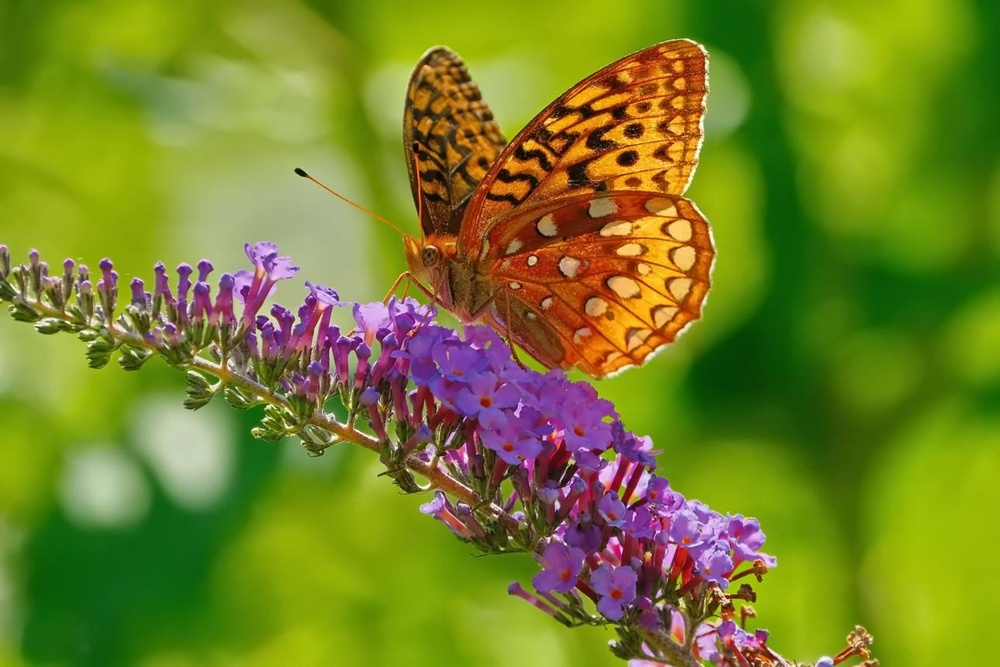
#> input picture EX_37/input.jpeg, 1000 x 667 px, shrunk from 1289 x 860 before the run
$ python program.py
#> lines starting #> are read from the running program, lines starting #| are printed output that depends on the picture; after the words box and inside, x2 and y2 are one past the last pixel; in counts of white or black regions, pixels touching at a corner belong together

import cv2
import numpy as np

# Read the input image
img = cv2.imread("input.jpeg")
#> img is the input picture: shape (667, 1000, 3); mean B, G, R 39.2, 130, 118.6

if img is None:
    print("Error: input.jpeg not found!")
    exit()

# Convert image from BGR to HSV
hsv = cv2.cvtColor(img, cv2.COLOR_BGR2HSV)
#> hsv: shape (667, 1000, 3); mean H, S, V 46.7, 201, 147

# Define orange color range
lower_orange = np.array([5, 40, 40])
upper_orange = np.array([30, 255, 255])

# Define purple color range
lower_purple = np.array([125, 30, 30])
upper_purple = np.array([170, 255, 255])

# Detect orange and purple foreground
orange_mask = cv2.inRange(hsv, lower_orange, upper_orange)
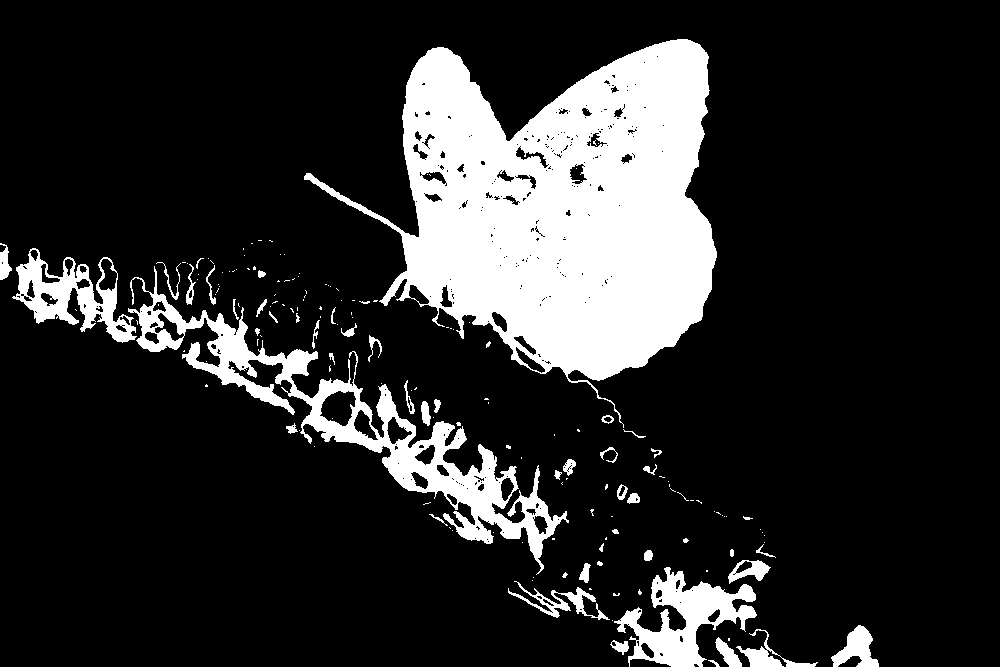
#> orange_mask: shape (667, 1000); 17.1% white; 172 white regions (119 under 20 px), largest, box (x1, y1, x2, y2) and area: (304, 39, 717, 428) 79333, (128, 266, 569, 575) 17608, (614, 567, 757, 667) 5885
purple_mask = cv2.inRange(hsv, lower_purple, upper_purple)
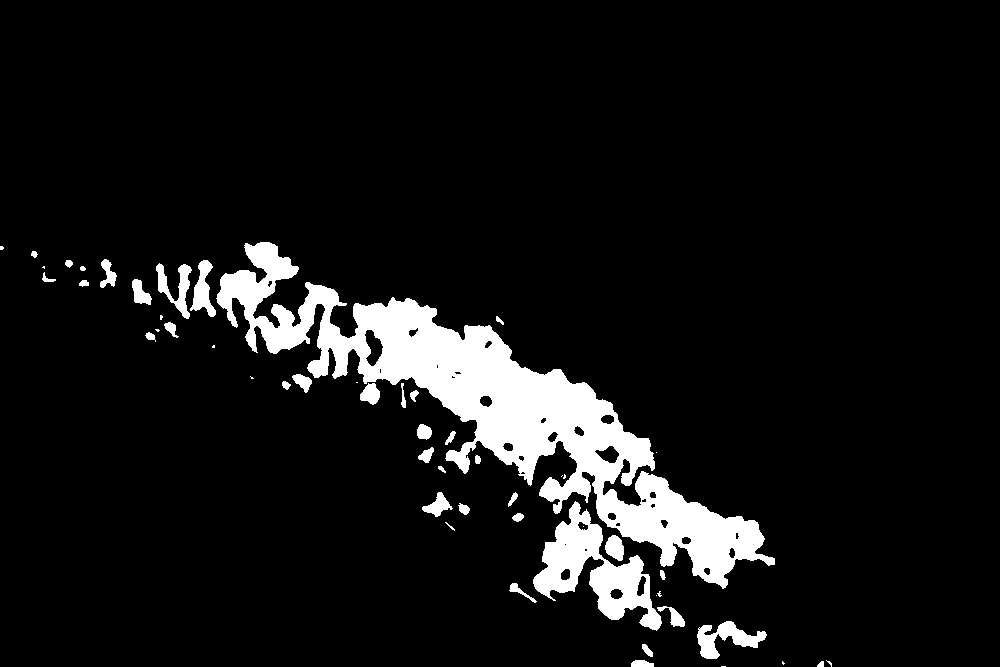
#> purple_mask: shape (667, 1000); 8.1% white; 53 white regions (16 under 20 px), largest, box (x1, y1, x2, y2) and area: (216, 242, 775, 589) 41040, (533, 501, 662, 631) 6217, (697, 621, 767, 659) 1181

# Combine both color masks
foreground_mask = cv2.bitwise_or(orange_mask, purple_mask)
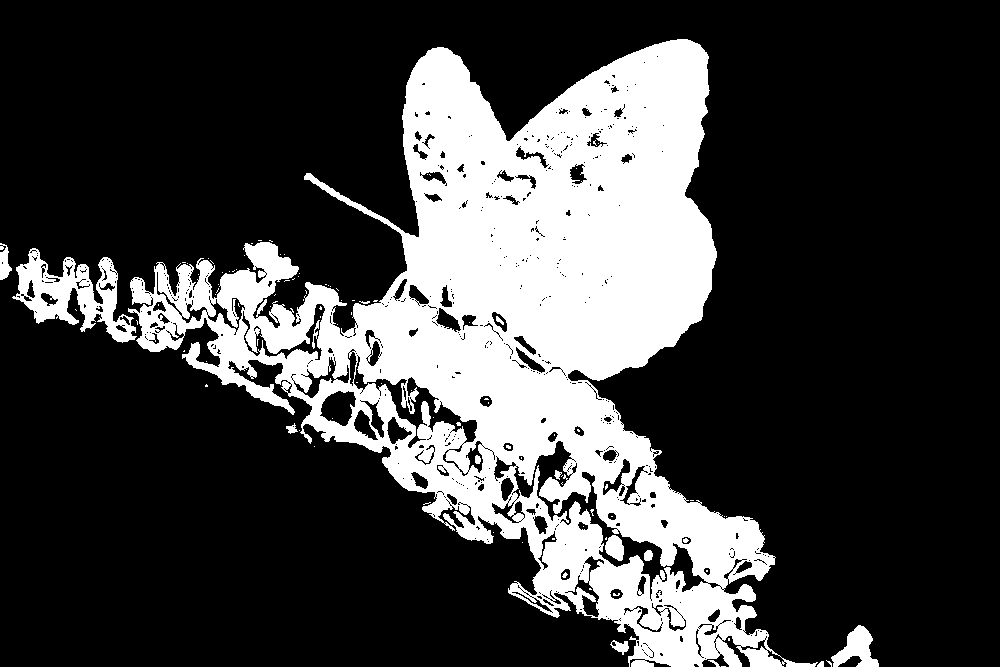
#> foreground_mask: shape (667, 1000); 25.2% white; 102 white regions (86 under 20 px), largest, box (x1, y1, x2, y2) and area: (128, 39, 818, 667) 160618, (12, 248, 137, 343) 4851, (831, 625, 879, 667) 1033

# Extract the selected foreground colors
foreground = cv2.bitwise_and(
    img, img, mask=foreground_mask
)
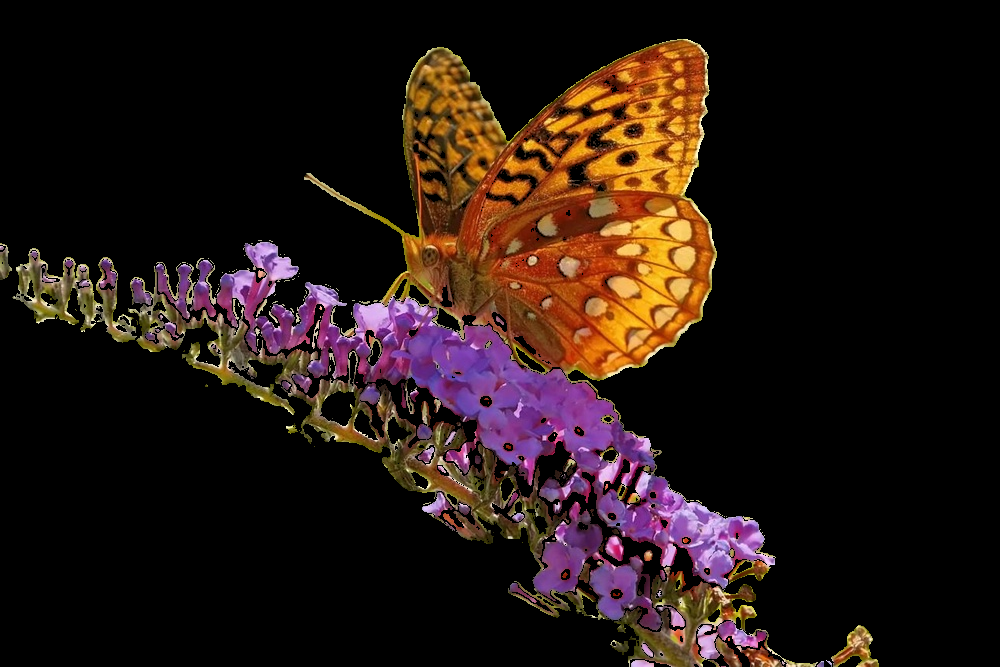
#> foreground: shape (667, 1000, 3); mean B, G, R 18, 22.4, 36.6

# Replace the remaining areas with white
background_mask = cv2.bitwise_not(foreground_mask)
white_background = np.full_like(img, 255)

background = cv2.bitwise_and(
    white_background, white_background,
    mask=background_mask
)
#> white_background: shape (667, 1000, 3); every value is 255

result = cv2.add(foreground, background)
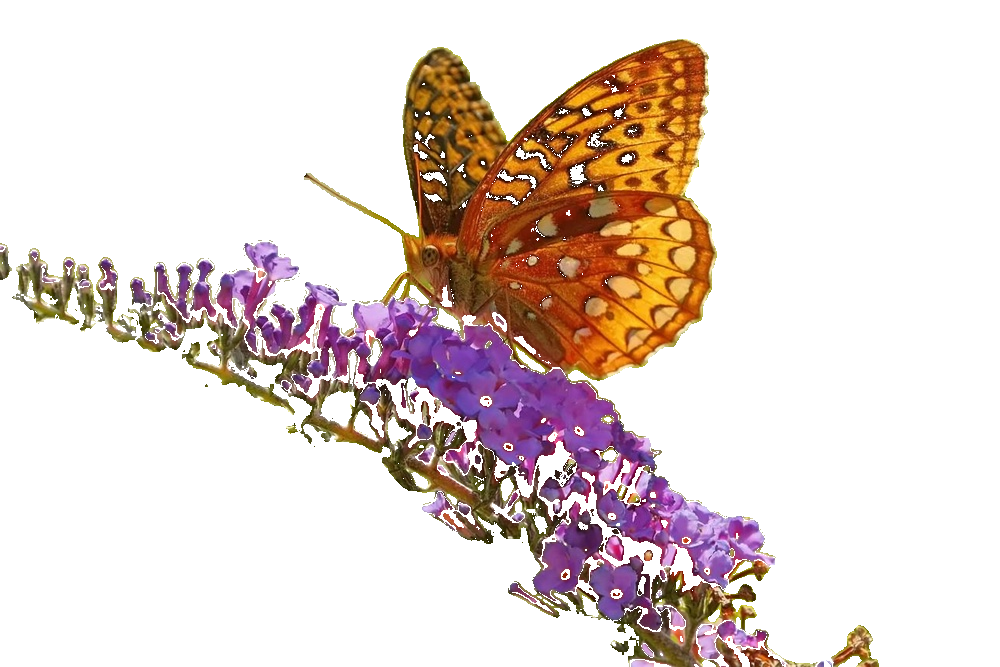
#> result: shape (667, 1000, 3); mean B, G, R 208.8, 213.2, 227.4

# Save and display the output
cv2.imwrite("output.jpeg", result)

cv2.imshow("Original Image", img)
cv2.imshow("Extracted Foreground", result)

print("Foreground extraction completed!")
print("Output saved as output.jpeg")

cv2.waitKey(0)
cv2.destroyAllWindows()

$ run again, with EX_01/input.jpeg copied over EX_37/input.jpeg
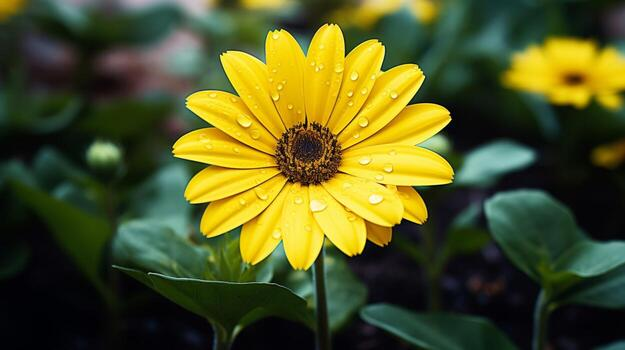
#> input picture EX_01/input.jpeg, 625 x 350 px
#> img is the input picture: shape (350, 625, 3); mean B, G, R 35.2, 85.3, 81.5
#> hsv: shape (350, 625, 3); mean H, S, V 61, 150.6, 94.5
#> `orange_mask = cv2.inRange(hsv, lower_orange, upper_orange)`:
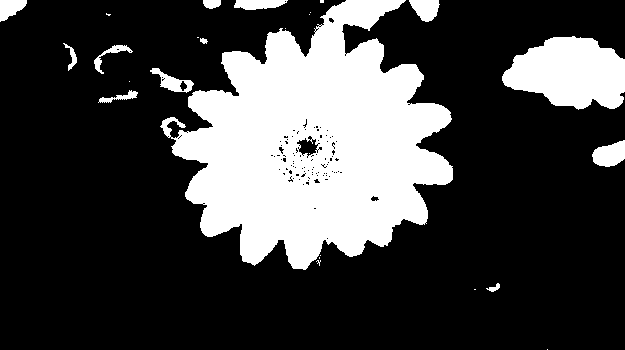
#> orange_mask: shape (350, 625); 25.8% white; 26 white regions (13 under 20 px), largest, box (x1, y1, x2, y2) and area: (160, 0, 453, 270) 46693, (502, 36, 625, 110) 6509, (592, 140, 625, 167) 633
#> purple_mask: shape (350, 625); 1.1% white; 61 white regions (48 under 20 px), largest, box (x1, y1, x2, y2) and area: (22, 45, 64, 74) 636, (604, 10, 625, 35) 341, (349, 262, 385, 282) 324
#> foreground_mask: shape (350, 625); 26.9% white; 76 white regions (52 under 20 px), largest, box (x1, y1, x2, y2) and area: (160, 0, 453, 270) 46824, (502, 36, 625, 110) 6509, (22, 45, 64, 74) 636
#> white_background: shape (350, 625, 3); every value is 255
#> `result = cv2.add(foreground, background)`:
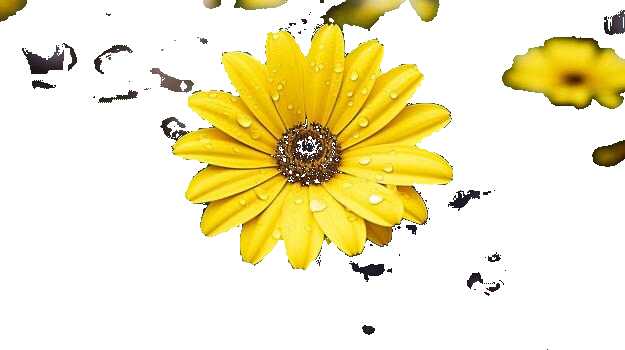
#> result: shape (350, 625, 3); mean B, G, R 195.1, 234.3, 242.2

$ run again, with EX_21/input.jpeg copied over EX_37/input.jpeg
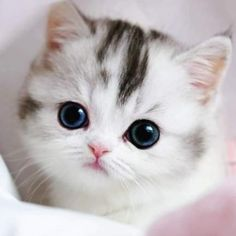
#> input picture EX_21/input.jpeg, 236 x 236 px
#> img is the input picture: shape (236, 236, 3); mean B, G, R 186, 184.6, 191.3
#> hsv: shape (236, 236, 3); mean H, S, V 88.1, 18.3, 192.9
#> `orange_mask = cv2.inRange(hsv, lower_orange, upper_orange)`:
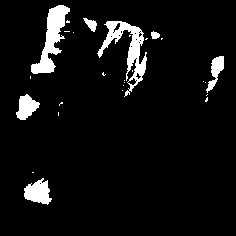
#> orange_mask: shape (236, 236); 6.4% white; 27 white regions (20 under 20 px), largest, box (x1, y1, x2, y2) and area: (97, 21, 147, 97) 1132, (31, 5, 70, 74) 1069, (24, 178, 52, 205) 483
#> purple_mask: shape (236, 236); 3.3% white; 24 white regions (20 under 20 px), largest, box (x1, y1, x2, y2) and area: (155, 195, 236, 236) 1471, (84, 158, 105, 172) 172, (77, 103, 91, 130) 92, (123, 127, 130, 143) 38
#> foreground_mask: shape (236, 236); 9.7% white; 51 white regions (40 under 20 px), largest, box (x1, y1, x2, y2) and area: (155, 195, 236, 236) 1471, (97, 21, 147, 97) 1132, (31, 5, 70, 74) 1069
#> white_background: shape (236, 236, 3); every value is 255
#> `result = cv2.add(foreground, background)`:
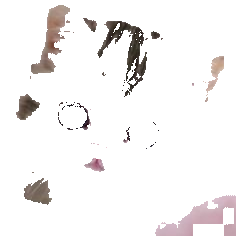
#> result: shape (236, 236, 3); mean B, G, R 241.6, 241.8, 243.9
